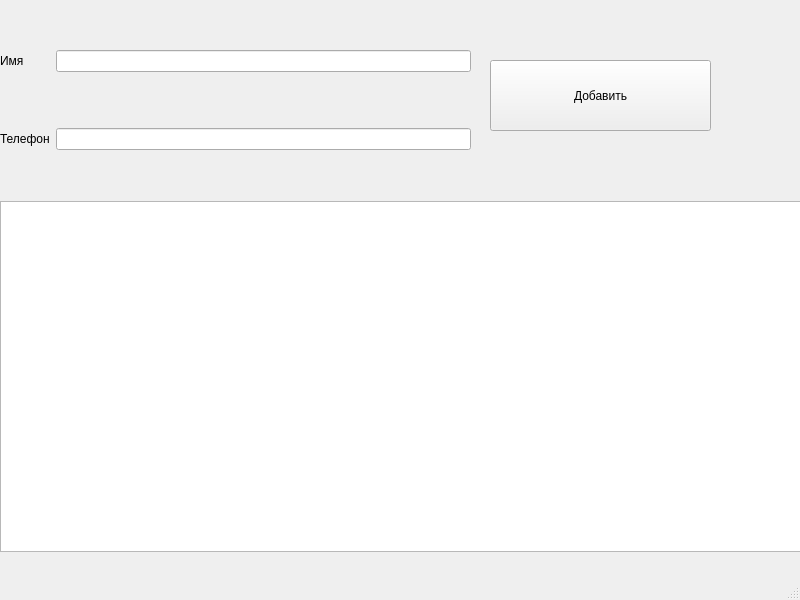
<?xml version="1.0" encoding="UTF-8"?>
<ui version="4.0">
 <class>MainWindow</class>
 <widget class="QMainWindow" name="MainWindow">
  <property name="geometry">
   <rect>
    <x>0</x>
    <y>0</y>
    <width>800</width>
    <height>600</height>
   </rect>
  </property>
  <property name="windowTitle">
   <string>Записная книжка</string>
  </property>
  <widget class="QWidget" name="centralwidget">
   <widget class="QWidget" name="gridLayoutWidget">
    <property name="geometry">
     <rect>
      <x>0</x>
      <y>0</y>
      <width>471</width>
      <height>201</height>
     </rect>
    </property>
    <layout class="QGridLayout" name="gridLayout">
     <item row="0" column="0">
      <widget class="QLabel" name="label">
       <property name="text">
        <string>Имя</string>
       </property>
      </widget>
     </item>
     <item row="1" column="1">
      <widget class="QLineEdit" name="contactNumber"/>
     </item>
     <item row="1" column="0">
      <widget class="QLabel" name="label_2">
       <property name="text">
        <string>Телефон</string>
       </property>
      </widget>
     </item>
     <item row="0" column="1">
      <widget class="QLineEdit" name="contactName"/>
     </item>
    </layout>
   </widget>
   <widget class="QPushButton" name="addContactBtn">
    <property name="geometry">
     <rect>
      <x>490</x>
      <y>60</y>
      <width>221</width>
      <height>71</height>
     </rect>
    </property>
    <property name="text">
     <string>Добавить</string>
    </property>
   </widget>
   <widget class="QListWidget" name="contactList">
    <property name="geometry">
     <rect>
      <x>0</x>
      <y>201</y>
      <width>801</width>
      <height>351</height>
     </rect>
    </property>
   </widget>
  </widget>
  <widget class="QMenuBar" name="menubar">
   <property name="geometry">
    <rect>
     <x>0</x>
     <y>0</y>
     <width>800</width>
     <height>26</height>
    </rect>
   </property>
  </widget>
  <widget class="QStatusBar" name="statusbar"/>
 </widget>
 <resources/>
 <connections/>
</ui>
